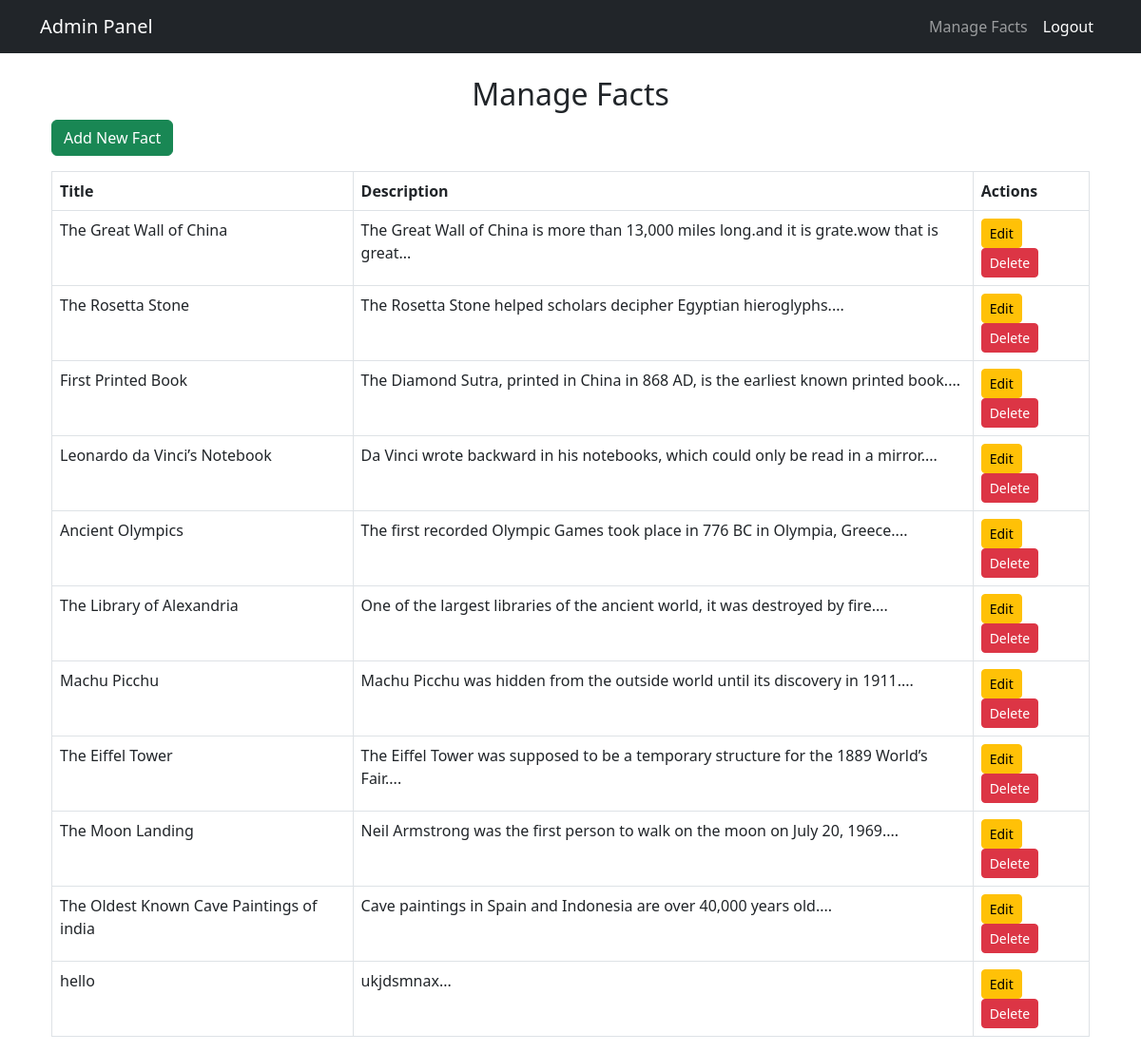
Page /admin/manage_facts (signed in) on the earlier database version.
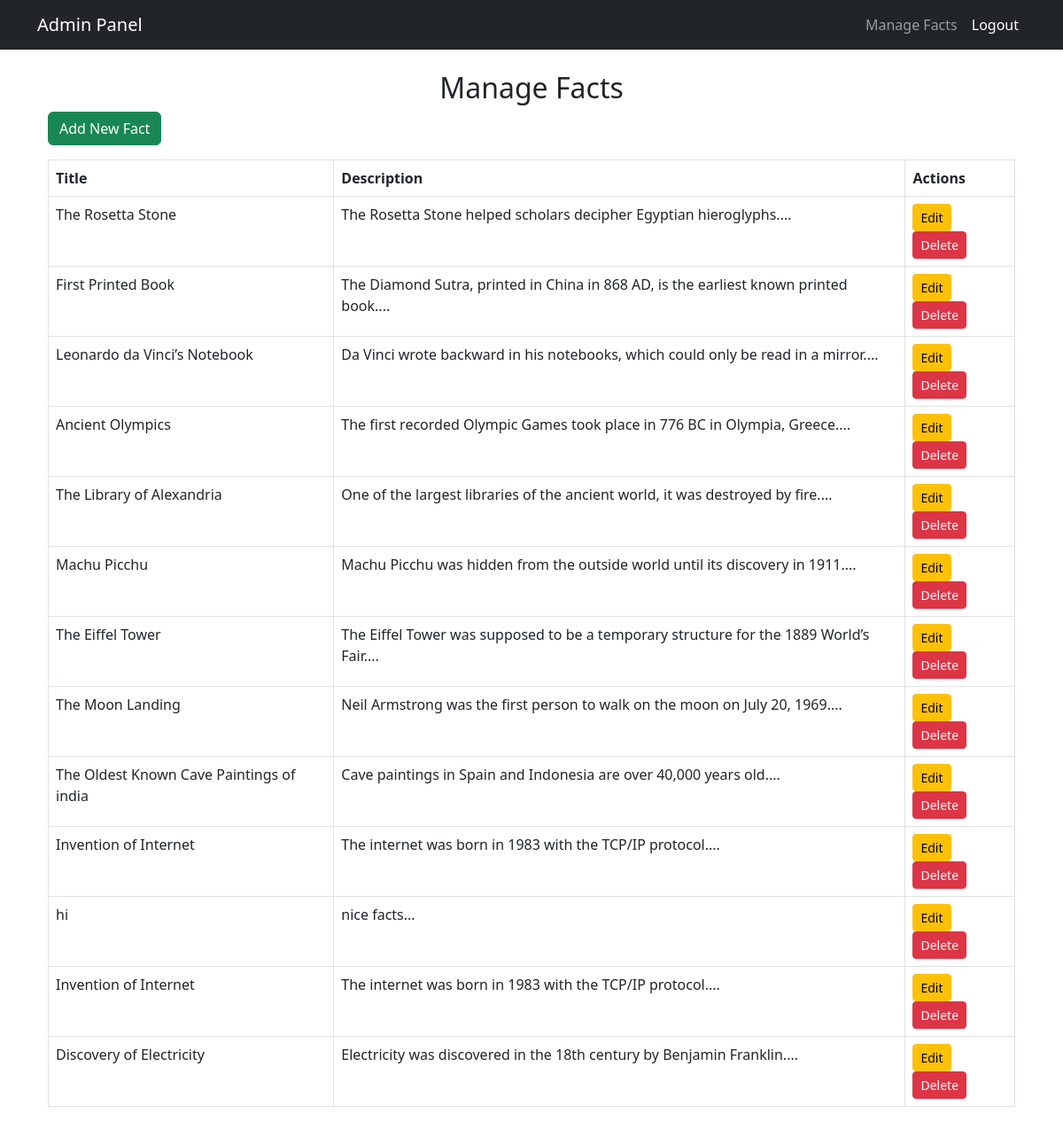
Same page on the later database version.
### app.py (models this page shows)
class Fact(db.Model):
    id = db.Column(db.Integer, primary_key=True)
    title = db.Column(db.String(200), nullable=False)
    description = db.Column(db.Text, nullable=False)

### app.py (the view)
@app.route('/admin/manage_facts')
@login_required
def manage_facts():
    if current_user.role != 'admin':
        flash("Unauthorized access!", "danger")
        return redirect(url_for('admin_dashboard'))
    facts = Fact.query.all()
    return render_template('admin/manage_facts.html', facts=facts)

### app.py (called while the page is built)
@login_manager.user_loader
def load_user(user_id):
    return User.query.get(int(user_id))

### templates/admin/manage_facts.html
{% extends "admin_base.html" %}
{% block content %}
<div class="container mt-4">
    <h2 class="text-center">Manage Facts</h2>
    <a href="{{ url_for('add_fact') }}" class="btn btn-success mb-3">Add New Fact</a>
    <table class="table table-bordered">
        <thead>
            <tr>
                <th>Title</th>
                <th>Description</th>
                <th>Actions</th>
            </tr>
        </thead>
        <tbody>
            {% for fact in facts %}
            <tr>
                <td>{{ fact.title }}</td>
                <td>{{ fact.description[:100] }}...</td>
                <td>
                    <a href="{{ url_for('edit_fact', id=fact.id) }}" class="btn btn-warning btn-sm">Edit</a>
                    <form action="{{ url_for('delete_fact', id=fact.id) }}" method="post" class="d-inline">
                        <button type="submit" class="btn btn-danger btn-sm" onclick="return confirm('Are you sure?')">Delete</button>
                    </form>
                </td>
            </tr>
            {% endfor %}
        </tbody>
    </table>
</div>
{% endblock %}

Differences in the rows shown:
removed Fact: title "The Great Wall of China", description "The Great Wall of China is more than 13,000 miles long.and it is grate.wow that is great"
removed Fact: title "hello", description "ukjdsmnax"
added Fact: title "Invention of Internet", description "The internet was born in 1983 with the TCP/IP protocol."
added Fact: title "hi", description "nice facts"
added Fact: title "Invention of Internet", description "The internet was born in 1983 with the TCP/IP protocol."
added Fact: title "Discovery of Electricity", description "Electricity was discovered in the 18th century by Benjamin Franklin."
